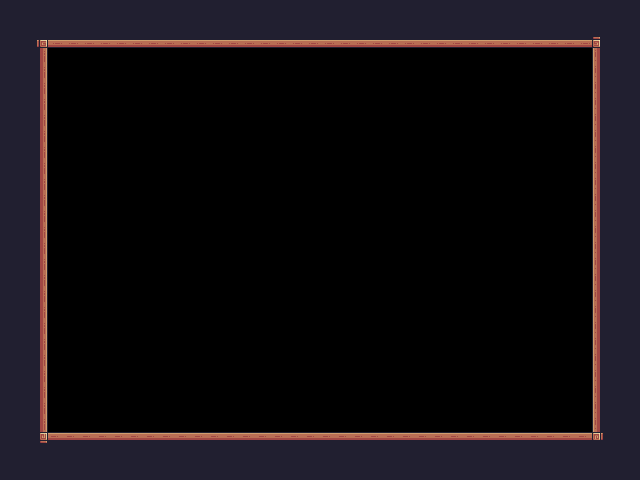

Below is a game level as drawn by its tile map, then a one-line description and the .tmx that defines it (tile-layer data replaced by summaries):
An orthogonal 40x30 tile map with 16x16 px tiles, 1 tile layer (wood).

<map version="1.10" tiledversion="1.10.1" orientation="orthogonal" renderorder="right-down" width="40" height="30" tilewidth="16" tileheight="16" infinite="0" nextlayerid="4" nextobjectid="1">
 <tileset firstgid="1" source="pixel_frog_terrain.tsx" />
 <layer id="3" name="wood" width="40" height="30">
  <data>[1200 cells, 384 non-empty, 9 distinct tile ids]</data>
 </layer>
</map>
